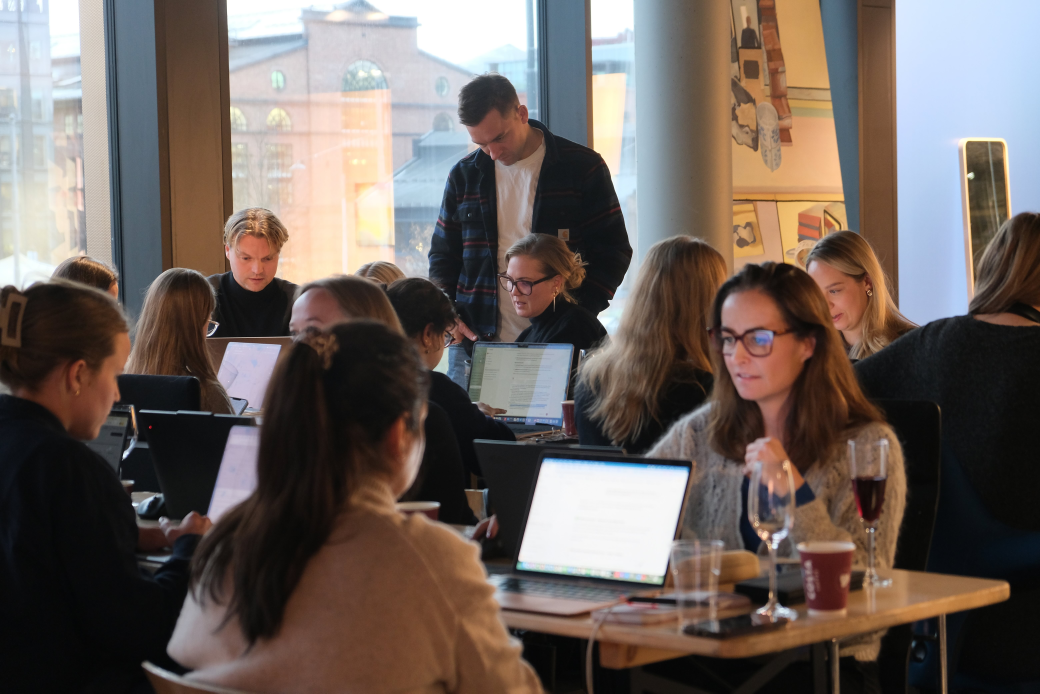
#> input picture ruter-salgsdeck-feb2026/img/vibelabs-workshop.jpg, 6240 x 4160 px, found by its file name (shown at 1/6 size)
$ python prepare-media.py
#> lines starting #> are read from the running program, lines starting #| are printed output that depends on the picture; after the words box and inside, x2 and y2 are one past the last pixel; in counts of white or black regions, pixels touching at a corner belong together
"""
prepare-media.py — lager lette, ferdig beskaarne bildekopier til malene.

Kildebildene er opptil 6240 px brede. Lagt rett inn i en PowerPoint blir fila
titalls megabyte, selv om bildet bare vises i noen faa tommer. Her beskjaeres
hvert bilde til formatet det faktisk skal vises i, og skaleres til ca. 150 dpi
ved den storrelsen. Kjor paa nytt ved behov:

    python prepare-media.py
"""

import os
from PIL import Image, ImageDraw, ImageEnhance, ImageStat

# Fysisk hjornradius i tommer paa den ferdige sliden. Radiusen regnes om til
# piksler per bilde ut fra hvor stort bildet vises, slik at et lite kort og et
# stort hovedbilde faar samme runding paa skjermen. Rundes hvert bilde med en
# prosent av sin egen bredde i stedet, blir hjornene ulike.
RADIUS_TOMMER = 0.13

HER = os.path.dirname(os.path.abspath(__file__))
KILDE = os.path.join(HER, "..", "corp-partner-gathering-jan26", "assets")
UT = os.path.join(HER, "media")

# (kildefil, malfil, bredde px, hoyde px, vertikal beskjaeringsposisjon 0-1)
JOBBER = [
    # Helflate 16:9
    ("vibelabs-workshop.jpg", "cover.jpg", 2000, 1125, 0.5),
    ("summit-roundtable.png", "fullbleed.jpg", 2000, 1125, 0.5),
    # Halv side, staaende
    ("summit-speeddating.png", "split.jpg", 1000, 1175, 0.5),
    # Programkort, staaende 2.10 x 3.35 tommer
    ("energy-stock.jpg", "card-energy.jpg", 440, 700, 0.5),
    ("image8.jpg", "card-ocean.jpg", 440, 700, 0.5),
    ("hardware-stock.jpg", "card-hardware.jpg", 440, 700, 0.5),
    ("construction-stock.jpg", "card-construction.jpg", 440, 700, 0.5),
    ("image7.jpg", "card-defence.jpg", 440, 700, 0.5),
    # Runde portretter, kvadratiske. 0.28 loefter utsnittet mot ansiktet.
    ("christina.jpg", "portrait-1.jpg", 600, 600, 0.28),
    ("anniken.jpg", "portrait-2.jpg", 600, 600, 0.28),
    ("ola.jpg", "portrait-3.jpg", 600, 600, 0.28),
    # Samme portretter til fem-paa-rad-varianten. Egne filer fordi de vises
    # smalere der, og hjornradiusen regnes ut fra visningsbredden.
    ("christina.jpg", "portrait5-1.jpg", 600, 600, 0.28),
    ("anniken.jpg", "portrait5-2.jpg", 600, 600, 0.28),
    ("ola.jpg", "portrait5-3.jpg", 600, 600, 0.28),
    # Bilderad, liggende 3:2
    ("image62.png", "row-1.jpg", 800, 533, 0.5),
    ("image16.png", "row-2.jpg", 800, 533, 0.5),
    ("image13.png", "row-3.jpg", 800, 533, 0.5),
    # 2x2-rutenett, liggende 3:2. Fire tydelig ulike scener: publikum,
    # atrium, moterom, felt. To av dem finnes ogsa paa andre slides, men i
    # helt andre storrelser, og alle bildene er plassholdere.
    ("image96.png", "grid-1.jpg", 660, 440, 0.5),
    ("image62.png", "grid-2.jpg", 660, 440, 0.5),
    ("summit-roundtable.png", "grid-3.jpg", 660, 440, 0.5),
    ("image13.png", "grid-4.jpg", 660, 440, 0.5),
]


def harmoniser(im, mal_lysstyrke, metning=1.0, styrke=1.0):
    """
    Legger bilder som staar side om side i samme toneleie.

    Kildebildene spriker kraftig: paa programkortene gikk maalt snitt-
    lysstyrke fra 46 til 82, og ett av dem var helt uten farge mens et annet
    var sterkt blaatt. Et halvtransparent slor i selve sliden jevner ikke ut
    det, fordi det legger samme mengde svart paa et morkt og et lyst bilde.

    `styrke` styrer hvor langt mot maalet hvert bilde trekkes. Kortene tar
    hele veien (de skal vaere en dempet, ensartet rad), mens hovedbildene tar
    bare delvis: trekkes et kveldsbilde helt opp til snittet, blir det flatt.
    """
    if metning != 1.0:
        im = ImageEnhance.Color(im).enhance(metning)
    naa = ImageStat.Stat(im.convert("L")).mean[0]
    if naa > 1:
        faktor = mal_lysstyrke / naa
        im = ImageEnhance.Brightness(im).enhance(1 + (faktor - 1) * styrke)
    return im


def beskjaer_og_skaler(im, mal_b, mal_h, vpos):
    """Beskjaerer til malformatet uten aa forvrenge, og skalerer ned."""
    kilde_forhold = im.width / im.height
    mal_forhold = mal_b / mal_h

    if kilde_forhold > mal_forhold:
        # For bredt: kutt i sidene, behold midten
        ny_b = int(im.height * mal_forhold)
        venstre = (im.width - ny_b) // 2
        boks = (venstre, 0, venstre + ny_b, im.height)
    else:
        # For hoyt: kutt i hoyden, styrt av vpos
        ny_h = int(im.width / mal_forhold)
        topp = int((im.height - ny_h) * vpos)
        boks = (0, topp, im.width, topp + ny_h)

    return im.crop(boks).resize((mal_b, mal_h), Image.LANCZOS)


def lag_stort_rutenett():
    """
    Bildefiler til «storre bilder»-variantene av rutenett-malen.

    Utledes fra de ferdige grid-bildene, ikke fra kildefilene, fordi de alt er
    lagt i felles toneleie. To sett fordi bildene vises i ulik bredde, og
    hjornradiusen regnes ut fra visningsbredden.

    I variant B gaar hoyre kolonne ut i lerretkanten. De bildene far skarpe
    hoyrehjorner: et avrundet hjorne ute i kanten gir en hvit flekk.
    Hjornerekkefolgen er (topp-venstre, topp-hoyre, bunn-hoyre, bunn-venstre).
    """
    sett = [
        ("stor-a", 3.627, {1: None, 2: None, 3: None, 4: None}),
        ("stor-b", 4.05, {1: None, 2: (True, False, False, True),
                          3: None, 4: (True, False, False, True)}),
    ]
    for prefiks, vis_bredde, hjorner_per_bilde in sett:
        for n, hjorner in hjorner_per_bilde.items():
            im = Image.open(os.path.join(UT, f"grid-{n}.jpg")).convert("RGB")
            px = round(vis_bredde / LERRET_TOMMER * PROJEKTOR_PX * SLARK)
            im = im.resize((px, round(im.height * px / im.width)), Image.LANCZOS)
            radius = max(2, round(RADIUS_TOMMER / vis_bredde * im.width))
            maske = Image.new("L", im.size, 0)
            ImageDraw.Draw(maske).rounded_rectangle(
                [0, 0, im.width - 1, im.height - 1], radius=radius, fill=255,
                corners=hjorner or (True, True, True, True),
            )
            rund = im.convert("RGBA")
            rund.putalpha(maske)
            rund.save(os.path.join(UT, f"{prefiks}-{n}-rund.png"), "PNG", optimize=True)
        print(f"  {prefiks}-*: 4 bilder, {vis_bredde} tommer bredt, r={radius} px")


def beskjaer_logo():
    """
    Logo-PNG-ene har 12,5 % gjennomsiktig luft i sidene og 23,7 % topp og bunn.
    Plasseres de som de er, staar ikke venstrekanten paa logoen paa linje med
    teksten under. Her klippes luften bort en gang for alle, saa plasseringen
    i malene kan vaere rett frem.
    """
    kilde = os.path.join(HER, "..", "brand-profile", "logo", "png")
    for variant in ("white", "red", "black"):
        sti = os.path.join(kilde, f"SL_signature_{variant}.png")
        if not os.path.exists(sti):
            print(f"  MANGLER  {sti}")
            continue
        im = Image.open(sti).convert("RGBA")
        boks = im.getbbox()  # ramme rundt alt som ikke er gjennomsiktig
        klippet = im.crop(boks)
        ut_sti = os.path.join(UT, f"logo-{variant}.png")
        klippet.save(ut_sti, "PNG", optimize=True)
        forhold = klippet.width / klippet.height
        print(f"  logo-{variant}.png{'':13} {klippet.width}x{klippet.height}  forhold {forhold:.3f}")


# Hvor bredt bildet vises paa sliden, i tommer. Bare bilder som ligger INNE
# paa sliden staar her. Helflate-bilder (cover, fullbleed, split) er utelatt
# med vilje: runder man et bilde som gaar ut i slidekanten, faar man hvite
# hjorner i kanten av lerretet.
VISNINGSBREDDE = {
    "card-": 2.10,
    "portrait5-": 2.007,  # fem paa rad
    "portrait-": 2.45,    # fire paa rad
    "row-": 3.611,
    "grid-": 3.041,
}


def visningsbredde(malnavn):
    for prefiks, bredde in VISNINGSBREDDE.items():
        if malnavn.startswith(prefiks):
            return bredde
    return None


# Lerretsbredde i tommer og projektorbredde i piksler, brukt til aa regne ut
# hvor mange piksler et bilde faktisk trenger. 1.2 er slark for skarpere skjermer.
LERRET_TOMMER = 13.333
PROJEKTOR_PX = 1920
SLARK = 1.2


def lag_avrundet(im, vis_bredde, malnavn):
    """Skriver en PNG med avrundede hjorner og alfakanal ved siden av JPEG-en.
    PowerPoint kan runde hjornene paa en figur, men ikke paa et bilde, saa
    formen maa bakes inn i fila.

    PNG er tapsfritt og dermed tungt, saa bildet skaleres forst ned til det
    en projektor faktisk kan vise. Et kort som er 2,1 tommer bredt paa et
    13,3 tommers lerret dekker rundt 300 px av en 1920 px framvisning; da er
    440 px bortkastet vekt.
    """
    mal_bredde = round(vis_bredde / LERRET_TOMMER * PROJEKTOR_PX * SLARK)
    if im.width > mal_bredde:
        ny_hoyde = round(im.height * mal_bredde / im.width)
        im = im.resize((mal_bredde, ny_hoyde), Image.LANCZOS)

    radius = max(2, round(RADIUS_TOMMER / vis_bredde * im.width))
    maske = Image.new("L", im.size, 0)
    ImageDraw.Draw(maske).rounded_rectangle([0, 0, im.width - 1, im.height - 1], radius=radius, fill=255)
    rund = im.convert("RGBA")
    rund.putalpha(maske)
    ut_sti = os.path.join(UT, os.path.splitext(malnavn)[0] + "-rund.png")
    rund.save(ut_sti, "PNG", optimize=True)
    return radius, os.path.getsize(ut_sti) / 1024


def main():
    os.makedirs(UT, exist_ok=True)
    total = 0
    for kildenavn, malnavn, b, h, vpos in JOBBER:
        sti = os.path.join(KILDE, kildenavn)
        if not os.path.exists(sti):
            print(f"  MANGLER  {kildenavn}")
            continue
        im = Image.open(sti)
#> im is the input picture: PIL image 6240x4160 RGB; mean R, G, B 108.6, 97.6, 92.2
        if im.mode in ("RGBA", "P", "LA"):
            im = im.convert("RGB")
        ut_sti = os.path.join(UT, malnavn)
        ferdig = beskjaer_og_skaler(im, b, h, vpos)
#> in beskjaer_og_skaler, `return im.crop(boks).resize((mal_b, mal_h), Image.LANCZOS)`:
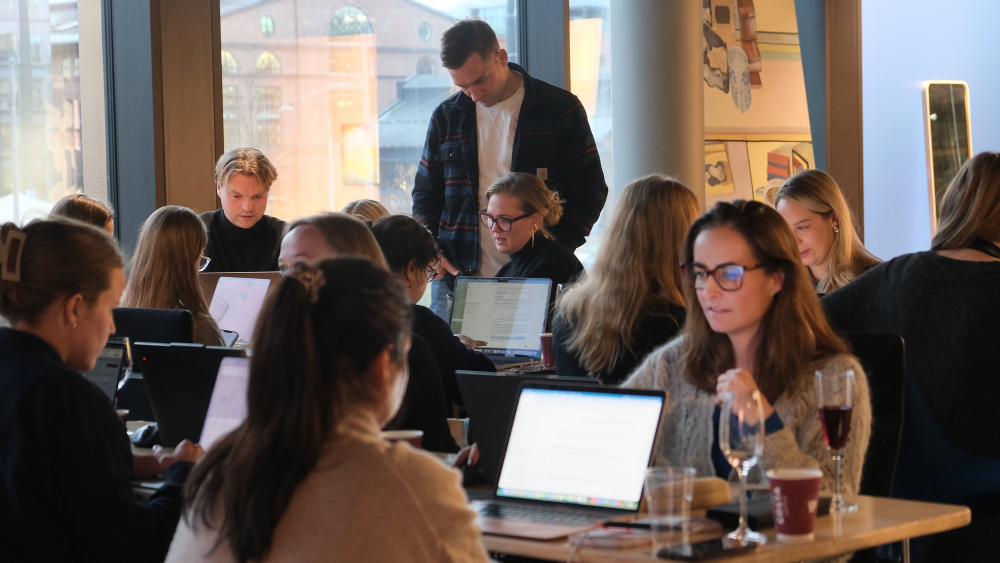
#> returned value: PIL image 2000x1125 RGB (shown at 1/2 size); mean R, G, B 107.2, 95.4, 89.6
        if malnavn.startswith("card-"):
            # Dempet, ensartet rad: hele veien til maalet
            ferdig = harmoniser(ferdig, mal_lysstyrke=68, metning=0.45, styrke=1.0)
        elif malnavn.startswith(("row-", "grid-")):
            # Hovedbilder: behold fargen, jevn ut bare det groveste spriket
            ferdig = harmoniser(ferdig, mal_lysstyrke=98, metning=0.92, styrke=0.6)
        ferdig.save(ut_sti, "JPEG", quality=82, optimize=True)
        kb = os.path.getsize(ut_sti) / 1024
        total += kb
        vis = visningsbredde(malnavn)
        if vis:
            radius, rund_kb = lag_avrundet(ferdig, vis, malnavn)
            total += rund_kb
            print(f"  {malnavn:26} {b}x{h}  {kb:7.0f} kB   + avrundet (r={radius} px)")
        else:
            print(f"  {malnavn:26} {b}x{h}  {kb:7.0f} kB")
#> pass 2 of the loop in main, `for kildenavn, malnavn, b, h, vpos in JOBBER:`:
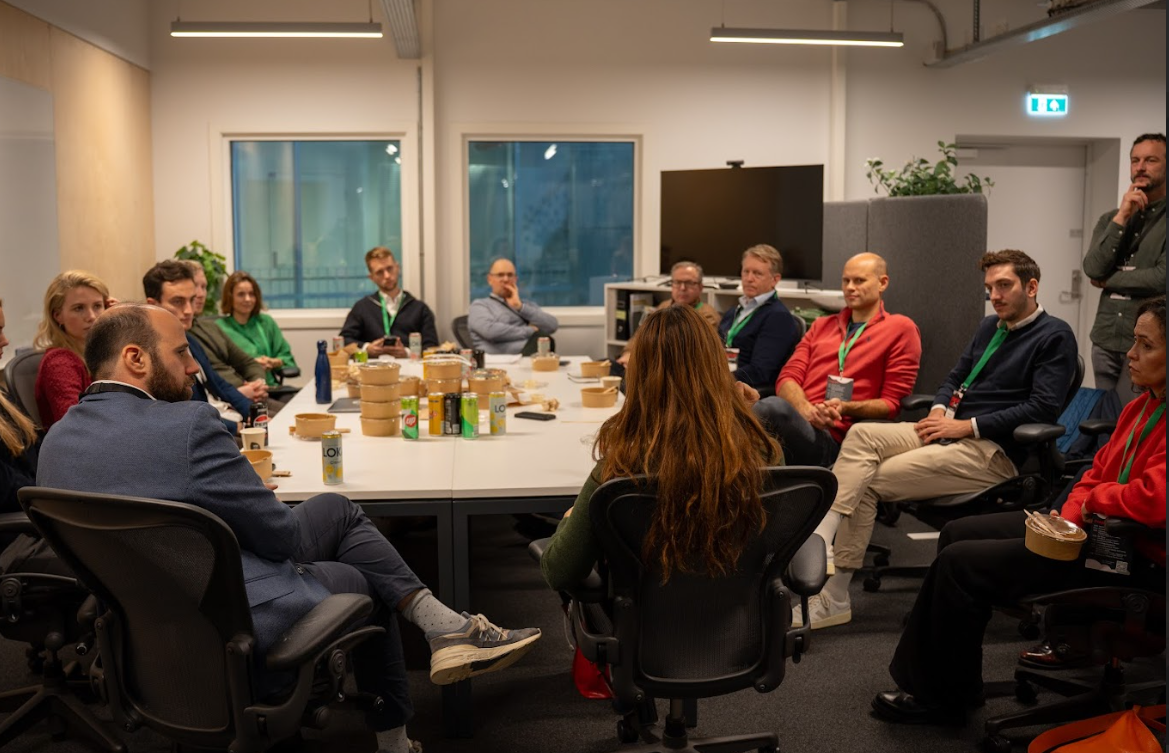
#> input picture corporate-deck-v2/img/summit-roundtable.png, 1169 x 753 px, found by its file name
#> in main, im is the input picture: PIL image 1169x753 RGBA; mean R, G, B, A 94.5, 78.3, 65.9, 255
#> in beskjaer_og_skaler (call 2), `return im.crop(boks).resize((mal_b, mal_h), Image.LANCZOS)`:
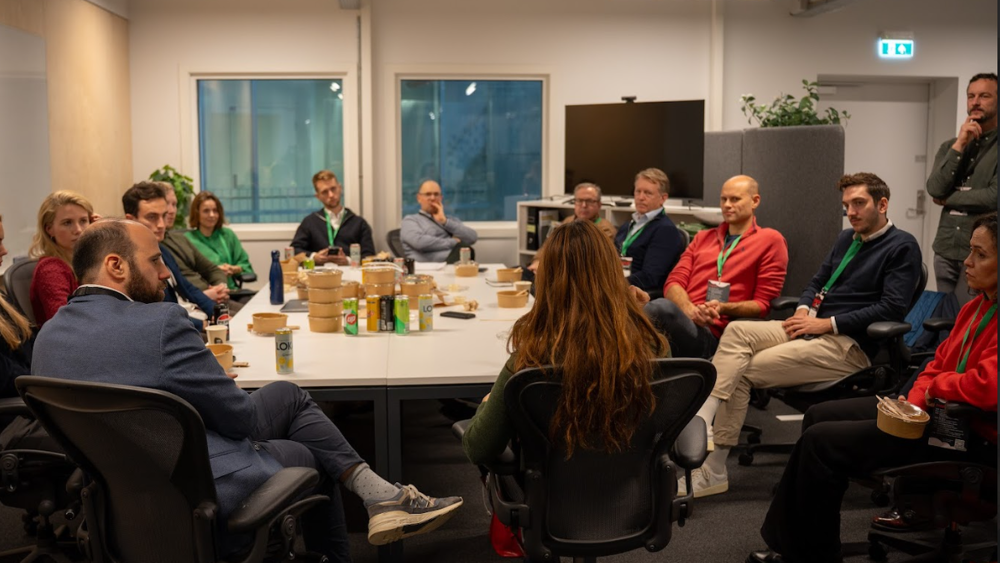
#> returned value: PIL image 2000x1125 RGB (shown at 1/2 size); mean R, G, B 97, 80.8, 68.3
#> pass 3 of the loop in main, `for kildenavn, malnavn, b, h, vpos in JOBBER:`:
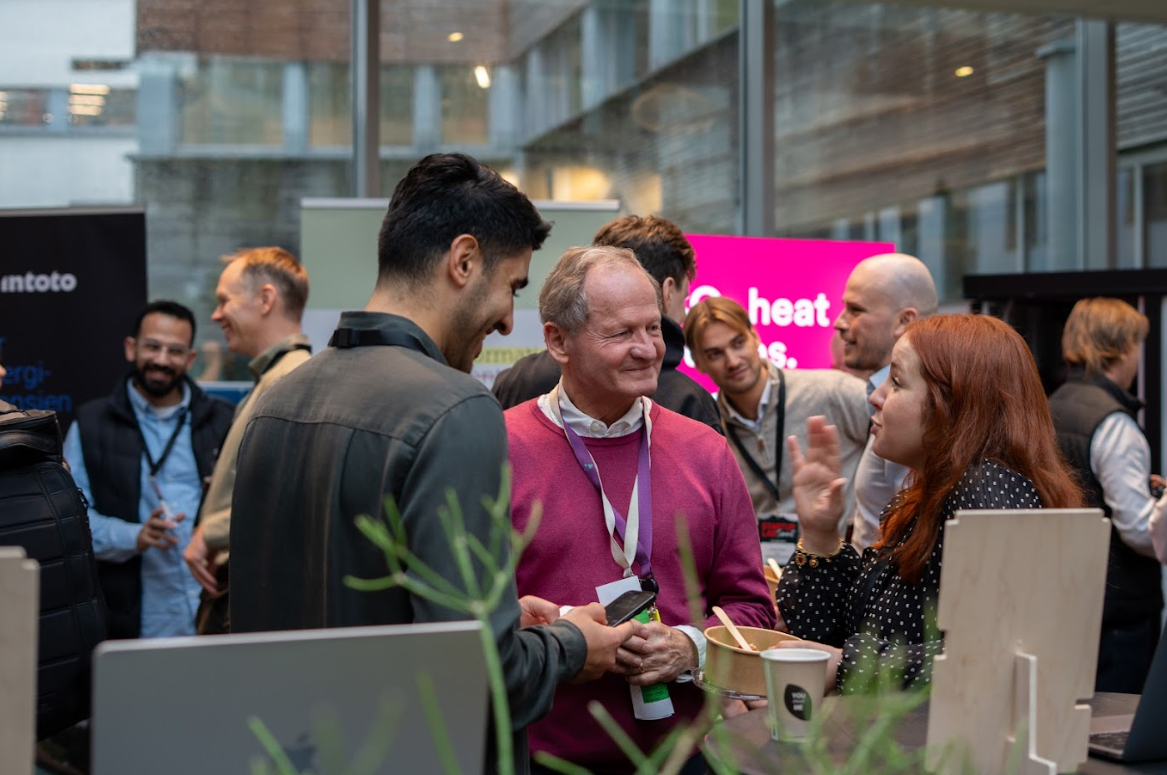
#> input picture corporate-deck-v2/img/summit-speeddating.png, 1167 x 775 px, found by its file name
#> in main, im is the input picture: PIL image 1167x775 RGBA; mean R, G, B, A 96.2, 85, 86.2, 255
#> in beskjaer_og_skaler (call 3), `return im.crop(boks).resize((mal_b, mal_h), Image.LANCZOS)`:
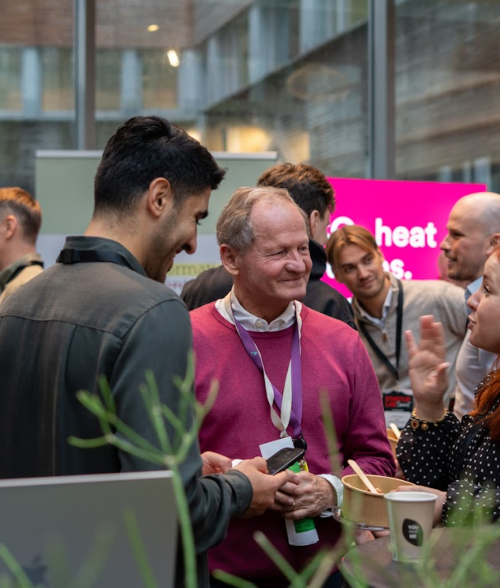
#> returned value: PIL image 1000x1175 RGB (shown at 1/2 size); mean R, G, B 103.5, 85.1, 87.5
#> the loop made 21 passes; the first 3 are shown
    lag_stort_rutenett()
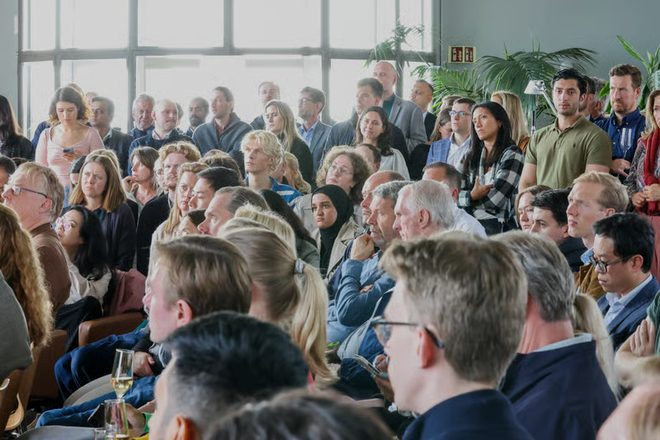
#> input picture pptx-templates/media/grid-1.jpg, 660 x 440 px
#> in lag_stort_rutenett, im is the input picture: PIL image 660x440 RGB; mean R, G, B 112.3, 110.1, 108.5
#> in lag_stort_rutenett, `px = round(vis_bredde / LERRET_TOMMER * PROJEKTOR_PX * SLARK)`: px = 627
#> in lag_stort_rutenett, `radius = max(2, round(RADIUS_TOMMER / vis_bredde * im.width))`: radius = 22
#> in lag_stort_rutenett, `maske = Image.new("L", im.size, 0)`: maske: PIL image 627x418 L; every value is 0
#> in lag_stort_rutenett, `ImageDraw.Draw(maske).rounded_rectangle( [0, 0, im.width - 1, im.heigh..`:
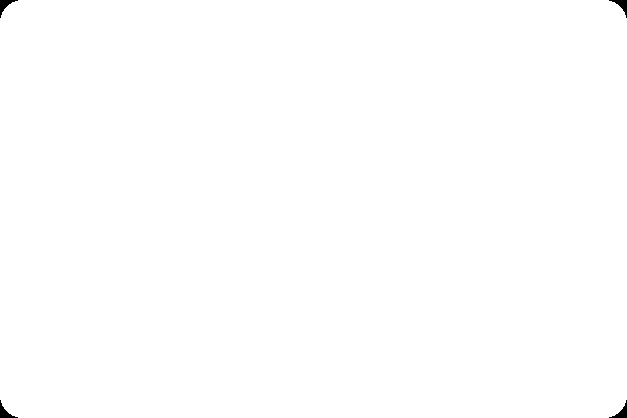
#> maske: PIL image 627x418 L; 99.8% white; 4 black regions, box (x1, y1, x2, y2) and area: (0, 0, 18, 18) 111, (609, 0, 627, 18) 111, (0, 400, 18, 418) 111, (609, 400, 627, 418) 111
    beskjaer_logo()
    print(f"\n  Bilder: {total / 1024:.1f} MB i {UT}")


if __name__ == "__main__":
#> (the run stopped early here; a loop or call above may not have finished)
